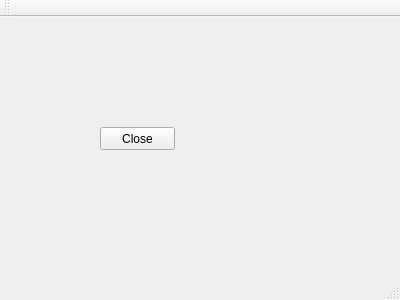
<?xml version="1.0" encoding="UTF-8"?>
<ui version="4.0">
 <class>MainWindow</class>
 <widget class="QMainWindow" name="MainWindow">
  <property name="geometry">
   <rect>
    <x>0</x>
    <y>0</y>
    <width>400</width>
    <height>300</height>
   </rect>
  </property>
  <property name="windowTitle">
   <string>MainWindow</string>
  </property>
  <widget class="QWidget" name="centralWidget">
   <widget class="QPushButton" name="pushButton">
    <property name="geometry">
     <rect>
      <x>100</x>
      <y>110</y>
      <width>75</width>
      <height>23</height>
     </rect>
    </property>
    <property name="text">
     <string>Close</string>
    </property>
   </widget>
  </widget>
  <widget class="QMenuBar" name="menuBar">
   <property name="geometry">
    <rect>
     <x>0</x>
     <y>0</y>
     <width>400</width>
     <height>23</height>
    </rect>
   </property>
  </widget>
  <widget class="QToolBar" name="mainToolBar">
   <attribute name="toolBarArea">
    <enum>TopToolBarArea</enum>
   </attribute>
   <attribute name="toolBarBreak">
    <bool>false</bool>
   </attribute>
  </widget>
  <widget class="QStatusBar" name="statusBar"/>
 </widget>
 <layoutdefault spacing="6" margin="11"/>
 <resources/>
 <connections/>
</ui>
